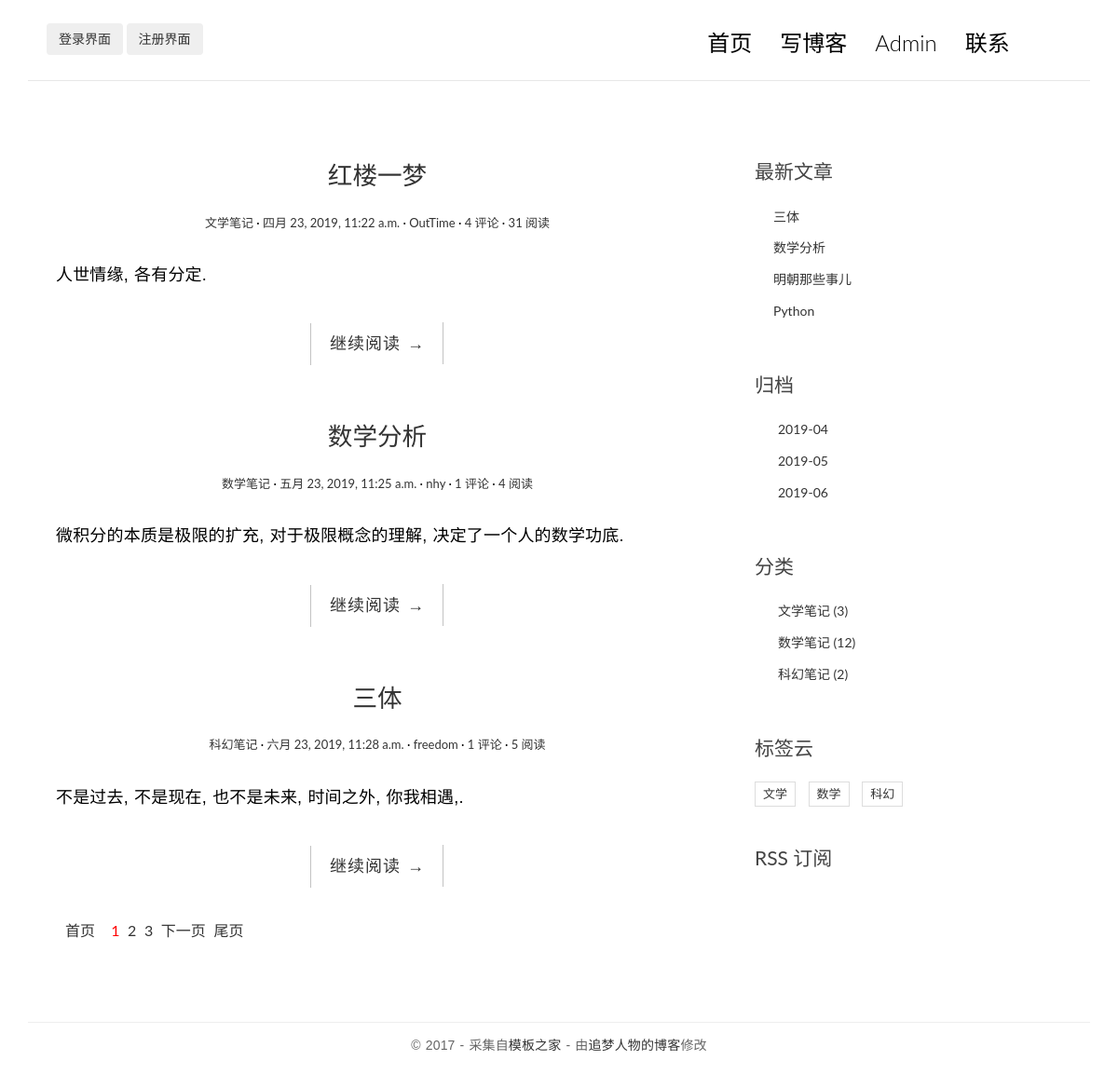
The page / on the database its author committed.
### blog/models.py (models this page shows, shortened)
class Paper(models.Model):
    name = models.CharField(max_length=20)
    content = models.TextField()
    category = models.ForeignKey(to='Category', on_delete=models.CASCADE)
    user = models.ForeignKey(to='User', on_delete=models.CASCADE)
    tag = models.ManyToManyField(to='Tag')
    toc = models.TextField(null=True)
    date = models.DateTimeField(auto_now_add=True)
    reading = models.IntegerField(default=0)

class Category(models.Model):
    name = models.CharField(max_length=20)

class User(models.Model):
    name = models.CharField(max_length=20)
    pwd = models.CharField(max_length=50)
    email = models.EmailField(null=True, blank=True)

class Tag(models.Model):
    name = models.CharField(max_length=20)

### Index/views.py (the view)
# urls.py: url(r'^$', views.index, name='index'),
def index(request):
    papers = models.Paper.objects.all()
    return render_page(request=request, papers=papers)

### templates/Index/index.html (shortened to what this page needs)
<!DOCTYPE html>
<html lang="zh">
<head>
    <link rel="stylesheet" href="/static/css/bootstrap.min.css">
    <link rel="stylesheet" href="http://code.ionicframework.com/ionicons/2.0.1/css/ionicons.min.css">
    <link rel="stylesheet" href="/static/css/pace.css">
    <link rel="stylesheet" href="/static/css/custom.css">
    <link rel="stylesheet" href="/static/css/styles.css">
</head>
<body>
<div class="container">
    <header id="site-header">
        <div class="row">
            <div class="col-md-4 col-sm-5 col-xs-8">
                <div class="logo">
                    {% if username %}
                        <h1>
                            <a href="/"><b>{{username}}</b></a> &amp;
                            <span><a class="" href="{% url 'Index:logout' %}"><button class="btn btn-secondary">退出登录</button></a></span>
                        </h1>
                    {% else %}
                    <a href="{% url 'Index:login' %}">
                        <button class="btn btn-secondary">登录界面</button>
                    </a>
                    <a href="{% url 'Index:register' %}">
                        <button class="btn btn-secondary">注册界面</button>
                    </a>
                    {% endif %}
                </div>
            </div>
            <div class="col-md-8 col-sm-7 col-xs-4">
                <nav class="main-nav" role="navigation">
                    <div class="collapse navbar-collapse" id="bs-example-navbar-collapse-1">
                        <ul class="nav navbar-nav navbar-right">
                            <li class="cl-effect-11"><a href="/" data-hover="首页">首页</a></li>
                            <li class="cl-effect-11"><a href="{% url 'blog:write' %}" data-hover="写博客">写博客</a></li>
                            <li class="cl-effect-11"><a href="/admin/" data-hover="Admin">Admin</a></li>
                            <li class="cl-effect-11"><a href="#" data-hover="联系">联系</a></li>
                        </ul>
                    </div>
                </nav>
            </div>
        </div>
    </header>
</div>
<div class="content-body">
    <div class="container">
        <div class="row">
            {% block main %}
            <main class="col-md-8">
                {% for paper in papers %}
                    <article class="post post-{{ forloop.counter }}">
                    <header class="entry-header">
                        <h1 class="entry-title">
                            <a href="{% url 'blog:detail' paper.id %}">{{ paper.name }}</a>
                        </h1>
                        <div class="entry-meta">
                            <span class="post-category"><a href="#">{{ paper.category.name }}</a></span>
                            <span class="post-date"><a href="#"><time class="entry-date"
                                                                      >{{ paper.date }}</time></a></span>
                            <span class="post-author"><a href="#">{{ paper.user.name }}</a></span>
                            <span class="comments-link"><a href="{% url 'blog:detail' paper.id %}">{{ paper.comment_set.count }} 评论</a></span>
                            <span class="views-count"><a href="#">{{ paper.reading }} 阅读</a></span>
                        </div>
                    </header>
                    <div class="entry-content clearfix">
                        <p>{{ paper.content|slice:80 }}</p>
                        <div class="read-more cl-effect-14">
                            <a href="{% url 'blog:detail' paper.id %}" class="more-link">继续阅读 <span class="meta-nav">→</span></a>
                        </div>
                    </div>
                    </article>
                {%  endfor %}
                <div class="pagination">
                    <ul>
                    <li><a href="?page=1">首页</a></li>
                        {% for num in page_range %}
                            {% if num == papers.number %}
                                <li class="current"><a href="#">{{ num }}</a></li>
                            {% else %}
                                <li><a href="?page={{ num }}">{{ num }}</a></li>
                            {% endif %}
                        {% endfor %}
                        <li>
                        {% if papers.has_next %}
                            <a class='active' href="?page={{ papers.next_page_number }}">下一页</a>
                        {% endif %}
                        </li>
                    <li><a href="?page={{ papers.paginator.num_pages }}">尾页</a></li>
                    </ul>
                </div>
            </main>
            {% endblock %}
            <aside class="col-md-4">
                <div class="widget widget-recent-posts">
                    <h3 class="widget-title">最新文章</h3>
                    <ul>
                        {% for paper in latest_papers %}
                            <li>
                                <a href="{% url 'blog:detail' paper.id %}">{{ paper.name }}</a>
                            </li>
                        {% endfor %}
                    </ul>
                </div>
                <div class="widget widget-archives">
                    <h3 class="widget-title">归档</h3>
                    <ul>
                        {% for date in dates %}
                        <li>
                            <a href="{% url 'blog:date' date|date:'Y-m' %}"><time >{{ date|date:'Y-m' }}</time></a>
                        </li>
                        {% endfor %}
                    </ul>
                </div>
                <div class="widget widget-category">
                    <h3 class="widget-title">分类</h3>
                    <ul>
                        {% for category in categories %}
                            <li>
                                <a href="{% url 'blog:category' category.id %}">{{ category.name }}
                                <span class="post-count">({{ category.paper_set.count }})</span></a>
                            </li>
                        {% endfor %}
                    </ul>
                </div>
                <div class="widget widget-tag-cloud">
                    <h3 class="widget-title">标签云</h3>
                    <ul>
                        {% for tag in tags %}
                            <li>
                                <a href="{% url 'blog:tag' tag.id %}">{{ tag.name }}</a>
                            </li>
                        {% endfor %}
                    </ul>
                </div>
                <div class="rss">
                    <a href="{% url 'blog:RSS' %}"> RSS 订阅</a>
                </div>
            </aside>
        </div>
    </div>
</div>
<footer id="site-footer">
    <div class="container">
        <div class="row">
            <div class="col-md-12">
                <p class="copyright">&copy 2017 - 采集自<a href="http://www.cssmoban.com/"
                                                        target="_blank" title="模板之家">模板之家</a>
                    - 由<a href="http://zmrenwu.com/" title="网页模板" target="_blank">追梦人物的博客</a>修改
                </p>
            </div>
        </div>
    </div>
</footer>
</body>
</html>

### static/css/custom.css (style rules this page uses)
* { outline: none; }
h1, h2, h3, h4, h5, h6 { margin-top: 0; }
a { color: #333; }
body { color: #444; font-family: 'Lato', sans-serif; }
p { font-family: 'Ubuntu', sans-serif; font-weight: 400; word-spacing: 1px; letter-spacing: 0.01em; }
#site-header { background-color: #FFF; padding: 25px 20px; margin-bottom: 40px; border-bottom: 1px solid #e7e7e7; }
.main-nav { margin-top: 11px; max-width: 95%; }
.main-nav a { color: #000000 !important; padding: 0 0 5px 0 !important; margin-right: 30px; font-family: 'Lato', sans-serif; font-weight: 300; font-size: 24px; }
.cl-effect-11 a { padding: 10px 0; color: #0972b4; text-shadow: none; }
.cl-effect-11 a::before { position: absolute; top: 0; left: 0; overflow: hidden; padding: 0 0 5px 0 !important; max-width: 0; border-bottom: 1px solid #000; color: #000; content: attr(data-hover); white-space: nowrap; -webkit-transition: max-width 0.5s; -moz-transition: max-width 0.5s; transition: max-width 0.5s; }
.content-body { padding-bottom: 4em; }
.post { background: #fff; padding: 30px 30px 0; }
.entry-title { text-align: center; font-size: 1.9em; margin-bottom: 20px; line-height: 1.6; padding: 10px 20px 0; }
.entry-meta { text-align: center; color: #DDDDDD; font-size: 13px; margin-bottom: 30px; }
.entry-content { font-size: 18px; line-height: 1.9; font-weight: 300; color: #000; }
.post-category::after, .post-date::after, .post-author::after, .comments-link::after { content: ' ·'; color: #000; }
.read-more { font-family: 'Ubuntu', sans-serif; font-weight: 400; word-spacing: 1px; letter-spacing: 0.01em; text-align: center; margin-top: 20px; }
.cl-effect-14 a { padding: 0 20px; height: 45px; line-height: 45px; position: relative; display: inline-block; margin: 15px 25px; letter-spacing: 1px; font-weight: 400; text-shadow: 0 0 1px rgba(255, 255, 255, 0.3); }
.cl-effect-14 a::before, .cl-effect-14 a::after { position: absolute; width: 45px; height: 1px; background: #C3C3C3; content: ''; -webkit-transition: all 0.3s; -moz-transition: all 0.3s; transition: all 0.3s; pointer-events: none; }
.cl-effect-14 a::before { top: 0; left: 0; -webkit-transform: rotate(90deg); -moz-transform: rotate(90deg); transform: rotate(90deg); -webkit-transform-origin: 0 0; -moz-transform-origin: 0 0; transform-origin: 0 0; }
.cl-effect-14 a::after { right: 0; bottom: 0; -webkit-transform: rotate(90deg); -moz-transform: rotate(90deg); transform: rotate(90deg); -webkit-transform-origin: 100% 0; -moz-transform-origin: 100% 0; transform-origin: 100% 0; }
.widget { background: #fff; padding: 30px 0 0; }
.widget-title { font-size: 1.5em; margin-bottom: 20px; line-height: 1.6; padding: 10px 0 0; font-weight: 400; }
.widget-recent-posts ul { padding: 0; margin: 0; padding-left: 20px; }
.widget-recent-posts ul li { list-style-type: none; position: relative; line-height: 170%; margin-bottom: 10px; }
.widget-recent-posts ul li::before { content: '\f3d3'; font-family: "Ionicons"; position: absolute; left: -17px; top: 3px; font-size: 16px; color: #000; }
.widget-archives ul { padding: 0; margin: 0; padding-left: 25px; }
.widget-archives ul li { list-style-type: none; position: relative; line-height: 170%; margin-bottom: 10px; }
.widget-archives ul li::before { content: '\f3f3'; font-family: "Ionicons"; position: absolute; left: -25px; top: 1px; font-size: 16px; color: #000; }
.widget-category ul { padding: 0; margin: 0; padding-left: 25px; }
.widget-category ul li { list-style-type: none; position: relative; line-height: 170%; margin-bottom: 10px; }
.widget-category ul li::before { content: '\f3fe'; font-family: "Ionicons"; position: absolute; left: -25px; top: 1px; font-size: 18px; color: #000; }
.widget-tag-cloud ul { padding: 0; margin: 0; margin-right: -10px; }
.widget-tag-cloud ul li { list-style-type: none; font-size: 13px; display: inline-block; margin-right: 10px; margin-bottom: 10px; padding: 3px 8px; border: 1px solid #ddd; }
.rss { font-size: 21px; margin-top: 30px; }
.rss a { color: #444; }
#site-footer { padding-top: 10px; padding: 0 0 1.5em 0; }
.copyright { text-align: center; padding-top: 1em; margin: 0; border-top: 1px solid #eee; color: #666; }
.pagination ul { list-style: none; }
.pagination ul li { display: inline-block; font-size: 16px; margin-right: 5px; }
.current a { color: red; }

### rows shown on the page
Paper: name "红楼一梦", category.name "文学笔记", date "四月 23, 2019, 11:22 a.m.", user.name "OutTime", comment_set.count "4", reading "31", content "人世情缘, 各有分定."
Paper: name "数学分析", category.name "数学笔记", date "五月 23, 2019, 11:25 a.m.", user.name "nhy", comment_set.count "1", reading "4", content "微积分的本质是极限的扩充, 对于极限概念的理解, 决定了一个人的数学功底."
Paper: name "三体", category.name "科幻笔记", date "六月 23, 2019, 11:28 a.m.", user.name "freedom", comment_set.count "1", reading "5", content "不是过去, 不是现在, 也不是未来, 时间之外, 你我相遇,."
Paper: name "明朝那些事儿"
Paper: name "Python"
Category: name "文学笔记", paper_set.count "3"
Category: name "数学笔记", paper_set.count "12"
Category: name "科幻笔记", paper_set.count "2"
Tag: name "文学"
Tag: name "数学"
Tag: name "科幻"

### other values the page prints
{{ num }} "1"
{{ num }} "2" "3"
{{ date|date:'Y-m' }} "2019-04" "2019-05" "2019-06"
